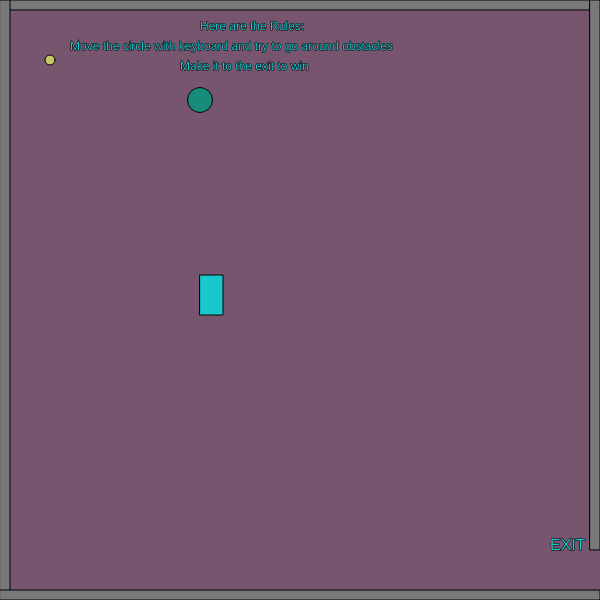
Frame 1 (no input)
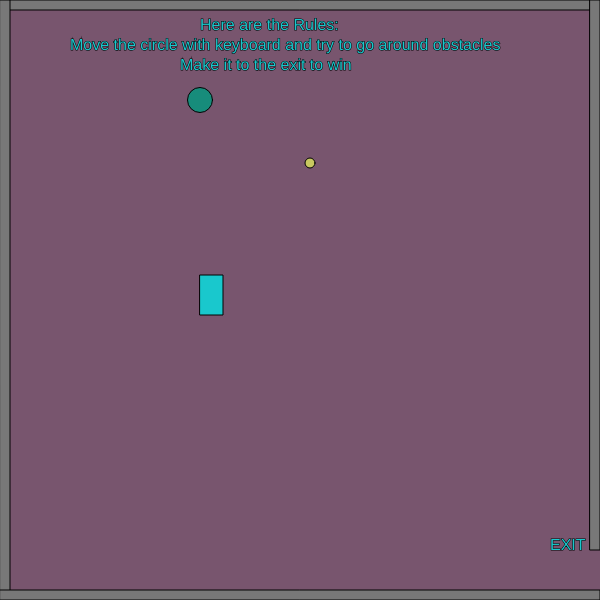
Frame 60 (no input)
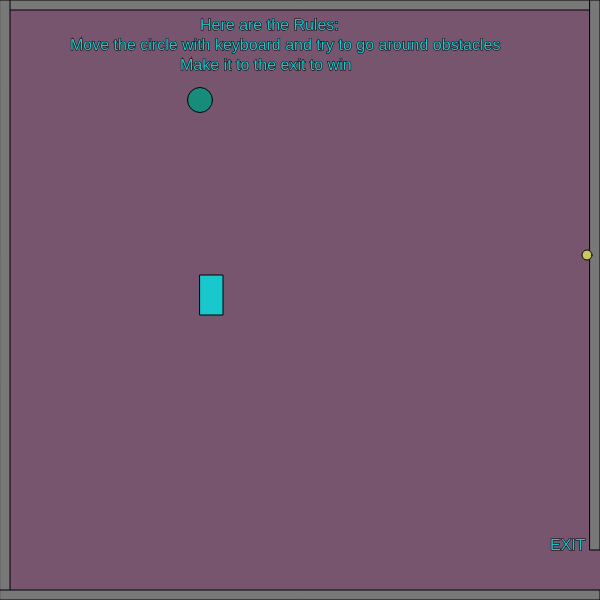
Frame 120 (the mouse pressed at the canvas centre since frame 60)

The p5.js sketch that drew these frames (run headless with seeded random() and noise() and a simulated clock; from frame 60 on, the mouse is pressed at the canvas centre):

// p5.js sketch
// ── sketch.js
// x and y for character
var characterX = 200;
var characterY = 100;


// x and y for a shape
var shapeX = 50;
var shapeY = 60;
var shapeXSpeed;
var shapeYSpeed;

// creating 2 shapes when the mouse is clicked
var mouseShapeX;
var mouseShapeY;
var mouseSquareL;
function setup()
{
    createCanvas(600, 600);
    // get a random speed when the it first starts

    shapeXSpeed = Math.floor(Math.random() * (Math.floor(Math.random() * 5)) + 2);
    shapeYSpeed = Math.floor(Math.random() * (Math.floor(Math.random() * 5)) + 2);
}

function draw()
{
    background(120,85,110);
    stroke(2);
    fill(120,120,120);
    // top border
    rect(0,0,width,10);
    // left border
    rect(0,0,10,height);
    // bottom border
    rect(0, height-10,width, 10);
    // right upper border
    rect(width-10,0,10,height-50);
  //rules text
    fill (25,200,205);
    text('Here are the Rules:',200,30);
    text('Move the circle with keyboard and try to go around obstacles',70,50);
    text('Make it to the exit to win',180,70);
  //obstacle
  rect(200,275,23,40)
    // exit message
    textSize(16);
    text("EXIT", width-50,height-50)

    //character
    fill(23,140,123);
    circle(characterX,characterY,25);

    // handle the keys

    if(keyCode === DOWN_ARROW)
    {
        characterY += 5;
    }
    if(keyCode === UP_ARROW)
    {
        characterY -= 5;
    }
    if(keyCode === LEFT_ARROW)
    {
        characterX -= 5;
    }
    if(keyCode === RIGHT_ARROW)
    {
        characterX += 5;
    }


    // circle enemy
    fill(200,200,96);
    // draw the shape
    circle(shapeX, shapeY, 10);

     // get a random speed when the it first starts
     shapeXSpeed = Math.floor(Math.random() * (Math.floor(Math.random() * 5)) + 4);
     shapeYSpeed = Math.floor(Math.random() * (Math.floor(Math.random() * 5)) + 1);

    // move the shape
    shapeX += shapeXSpeed;
    shapeY += shapeYSpeed;
    // check to see if the shape is out of bounds
    if(shapeX > width)
    {
        shapeX = 0;
    }
    if(shapeX < 0)
    {
        shapeX = width;
    }
    if(shapeY > height)
    {
        shapeY = 0;
    }
    if(shapeY < 0)
    {
        shapeY = height;
    }

    // check to see if the character won
    if(characterX > width && characterY > width-50)
    {
        fill(0);
        stroke(5);
        textSize(26);
        text("You Won the Game!", width/2-50, height/2-50);
    }

    // create the shape based on the mouse click
    fill(120,200,140);
    rect(mouseShapeY, mouseShapeX, 20);
    fill(200,20,200);
    circle(mouseShapeX, mouseShapeY, 30);

}

function mouseClicked()
{

    mouseShapeX = mouseX;
    mouseShapeY = mouseY;
    mouseShapeL = 30
}
